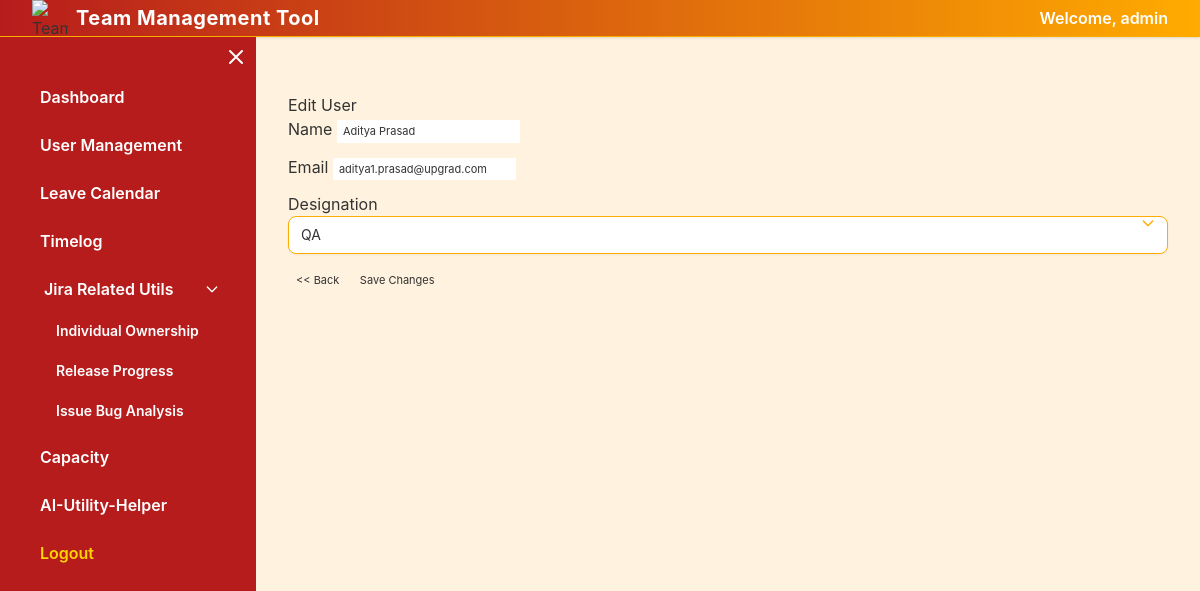
The app's page /users/edit/1 (signed in) with its own data.
### app.py (models this page shows)
class User(db.Model):
    id = db.Column(db.Integer, primary_key=True)
    name = db.Column(db.String(100))
    email = db.Column(db.String(100))
    designation = db.Column(db.String(100))
    jira_account_id = db.Column(db.String(100))
    role = db.Column(db.String(50), default='Team Member')

### app.py (the view)
@app.route('/users/edit/<int:user_id>', methods=['GET', 'POST'])
def edit_user(user_id):
    user = User.query.get_or_404(user_id)
    if request.method == 'POST':
        user.name = request.form['name']
        user.email = request.form['email']
        user.designation = request.form['designation']
        db.session.commit()
        return redirect('/users')
    return render_template('edit_user.html', user=user)

### app.py (called while the page is built)
@app.before_request
def require_login():
    if 'logged_in' not in session and request.endpoint not in [
        'login', 'static', 'HelperQA_AI', 'generate_testcases', 'generate_testcases_auth',
        'timelog_today', 'users', 'export_users', 'export_timelog_links', 'mytimelogs',
        'user_timelog', 'HelperQA_AI', 'generate_testcases', 'get_jira_description',
        'analyseui', 'testcases_result', 'generate_testcases', 'generate_testcases_auth',
        'underlogged_days', 'jql_wip'  # <-- allow jql_wip without login
    ]:
        return redirect('/login')

### templates/edit_user.html (shortened to what this page needs)
{% extends 'base.html' %}
{% block content %}
<h2>Edit User</h2>
<form method="POST">
    <div class="mb-3">
        <label>Name</label>
        <input type="text" name="name" class="form-control" value="{{ user.name }}" required>
    </div>
    <div class="mb-3">
        <label>Email</label>
        <input type="email" name="email" class="form-control" value="{{ user.email }}" required>
    </div>
    <div class="mb-3 relative">
        <label>Designation</label>
        <select name="designation" class="block w-full rounded-lg border border-upgradAccent bg-white px-3 py-2 text-sm shadow-sm focus:border-upgradRed focus:ring-2 focus:ring-upgradYellow focus:outline-none transition-all duration-150 appearance-none pr-8">
            <option value="QA" {% if user.designation == 'QA' %}selected{% endif %}>QA</option>
        </select>
        <span class="pointer-events-none absolute right-3 top-1/2 transform -translate-y-1/2 text-upgradAccent">
        </span>
    </div>
    <a href="/users" class="btn btn-success mb-11"><< Back</a>
    <button type="submit" class="btn btn-primary">Save Changes</button>
</form>
{% endblock %}

### templates/base.html (style rules this page uses)
.form-control, .form-select { font-size: 11px; padding: 3px 6px; }
.btn { font-size: 11px; padding: 3px 8px; }
h2 { font-size: 17px; margin-bottom: 8px; }

### records on screen
User: name "Aditya Prasad", email "aditya1.prasad@upgrad.com", designation "QA"

### other values on screen
{{ session.get('username', 'admin') }} "admin"
